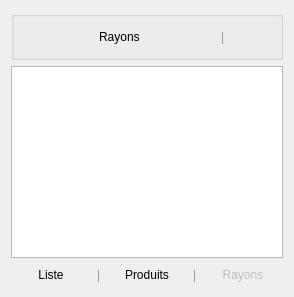
      <widget class="QWidget" name="page_Rayons_2">
       <layout class="QGridLayout" name="gridLayout_3">
        <item row="0" column="0">
         <widget class="QGroupBox" name="groupBox_19">
          <property name="title">
           <string/>
          </property>
          <layout class="QGridLayout" name="gridLayout_22">
           <item row="1" column="0">
            <spacer name="horizontalSpacer_5">
             <property name="orientation">
              <enum>Qt::Horizontal</enum>
             </property>
             <property name="sizeHint" stdset="0">
              <size>
               <width>40</width>
               <height>20</height>
              </size>
             </property>
            </spacer>
           </item>
           <item row="1" column="2">
            <spacer name="horizontalSpacer_6">
             <property name="orientation">
              <enum>Qt::Horizontal</enum>
             </property>
             <property name="sizeHint" stdset="0">
              <size>
               <width>40</width>
               <height>20</height>
              </size>
             </property>
            </spacer>
           </item>
           <item row="1" column="4">
            <widget class="QPushButton" name="pushButtonRayonsOutils">
             <property name="text">
              <string/>
             </property>
             <property name="icon">
              <iconset resource="images.qrc">
               <normaloff>:/images/edit48.png</normaloff>:/images/edit48.png</iconset>
             </property>
             <property name="iconSize">
              <size>
               <width>48</width>
               <height>48</height>
              </size>
             </property>
             <property name="checkable">
              <bool>false</bool>
             </property>
             <property name="checked">
              <bool>false</bool>
             </property>
             <property name="autoRepeat">
              <bool>false</bool>
             </property>
             <property name="autoExclusive">
              <bool>false</bool>
             </property>
             <property name="autoDefault">
              <bool>false</bool>
             </property>
             <property name="default">
              <bool>false</bool>
             </property>
             <property name="flat">
              <bool>true</bool>
             </property>
            </widget>
           </item>
           <item row="1" column="1">
            <widget class="QLabel" name="label_9">
             <property name="styleSheet">
              <string notr="true">font: 75 15pt &quot;DejaVu Sans&quot;;</string>
             </property>
             <property name="text">
              <string>Rayons</string>
             </property>
            </widget>
           </item>
           <item row="1" column="3">
            <widget class="QLabel" name="label_11">
             <property name="maximumSize">
              <size>
               <width>10</width>
               <height>16777215</height>
              </size>
             </property>
             <property name="styleSheet">
              <string notr="true">font: 30pt &quot;Sans Serif&quot;;
color:rgb(154, 154, 154)</string>
             </property>
             <property name="text">
              <string>|</string>
             </property>
            </widget>
           </item>
          </layout>
         </widget>
        </item>
        <item row="1" column="0">
         <widget class="QListWidget" name="listWidgetRayons">
          <property name="styleSheet">
           <string notr="true">font: 14pt &quot;Sans Serif&quot;;</string>
          </property>
          <property name="alternatingRowColors">
           <bool>true</bool>
          </property>
         </widget>
        </item>
        <item row="2" column="0">
         <layout class="QHBoxLayout" name="horizontalLayout_2">
          <item>
           <widget class="QPushButton" name="pushButtonRayonsListe">
            <property name="enabled">
             <bool>true</bool>
            </property>
            <property name="text">
             <string>Liste</string>
            </property>
            <property name="icon">
             <iconset resource="images.qrc">
              <normaloff>:/images/checklist48.png</normaloff>:/images/checklist48.png</iconset>
            </property>
            <property name="iconSize">
             <size>
              <width>48</width>
              <height>48</height>
             </size>
            </property>
            <property name="flat">
             <bool>true</bool>
            </property>
           </widget>
          </item>
          <item>
           <widget class="QLabel" name="label_5">
            <property name="maximumSize">
             <size>
              <width>10</width>
              <height>16777215</height>
             </size>
            </property>
            <property name="styleSheet">
             <string notr="true">font: 30pt &quot;Sans Serif&quot;;
color:rgb(154, 154, 154)</string>
            </property>
            <property name="text">
             <string>|</string>
            </property>
           </widget>
          </item>
          <item>
           <widget class="QPushButton" name="pushButtonRayonsProduits">
            <property name="enabled">
             <bool>true</bool>
            </property>
            <property name="text">
             <string>Produits</string>
            </property>
            <property name="icon">
             <iconset resource="images.qrc">
              <normaloff>:/images/french_fries_48.png</normaloff>:/images/french_fries_48.png</iconset>
            </property>
            <property name="iconSize">
             <size>
              <width>48</width>
              <height>48</height>
             </size>
            </property>
            <property name="autoDefault">
             <bool>false</bool>
            </property>
            <property name="default">
             <bool>false</bool>
            </property>
            <property name="flat">
             <bool>true</bool>
            </property>
           </widget>
          </item>
          <item>
           <widget class="QLabel" name="label_6">
            <property name="maximumSize">
             <size>
              <width>10</width>
              <height>16777215</height>
             </size>
            </property>
            <property name="styleSheet">
             <string notr="true">font: 30pt &quot;Sans Serif&quot;;
color:rgb(154, 154, 154)</string>
            </property>
            <property name="text">
             <string>|</string>
            </property>
           </widget>
          </item>
          <item>
           <widget class="QPushButton" name="pushButtonRayonsRayons">
            <property name="enabled">
             <bool>false</bool>
            </property>
            <property name="text">
             <string>Rayons</string>
            </property>
            <property name="icon">
             <iconset resource="images.qrc">
              <normaloff>:/images/bulbgrey-emplacement-code-pin-icone-3656-128.png</normaloff>:/images/bulbgrey-emplacement-code-pin-icone-3656-128.png</iconset>
            </property>
            <property name="iconSize">
             <size>
              <width>48</width>
              <height>48</height>
             </size>
            </property>
            <property name="flat">
             <bool>true</bool>
            </property>
           </widget>
          </item>
         </layout>
        </item>
       </layout>
      </widget>
